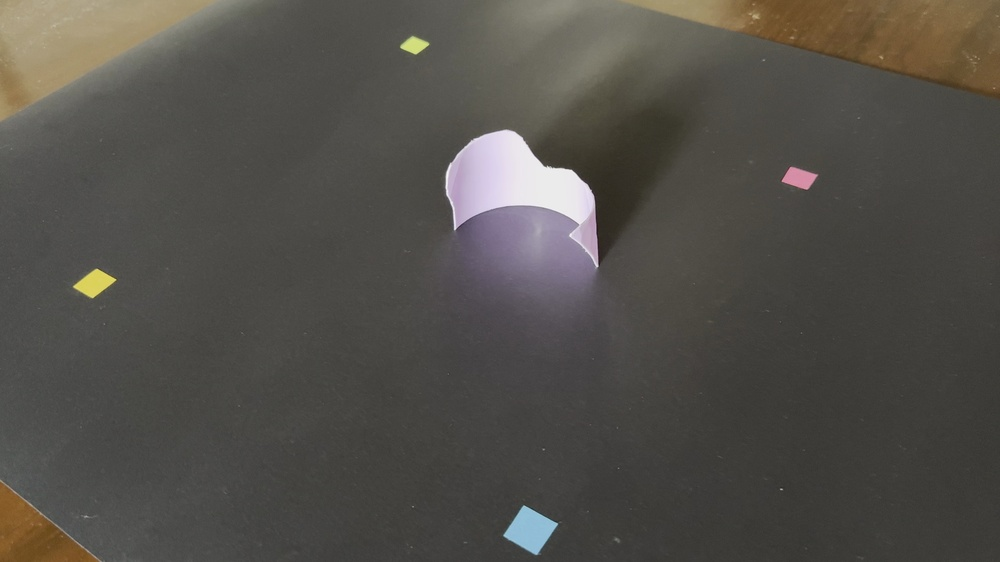
#> input picture data/piece-1-images/images/frame_00000.JPG, 1000 x 562 px, shrunk from 3840 x 2160 before the run; its folder holds only this picture in this run
$ python harris.py
#> lines starting #> are read from the running program, lines starting #| are printed output that depends on the picture; after the words box and inside, x2 and y2 are one past the last pixel; in counts of white or black regions, pixels touching at a corner belong together
import cv2
import numpy as np
import os
from PIL import Image, ImageDraw

# PARAMS
gaussian_blur_kernel_size = (5, 5)
gaussian_blur_sigma_x = 0

canny_threshold1 = 100
canny_threshold2 = 200

harris_block_size = 2
harris_ksize = 3
harris_k = 0.04
harris_filter_threshold = 0.01

# PATH
piece1_path = "./data/piece-1-images/images/"
piece2_path = "./data/piece-2-images/images/"
output = "./output/"

def read_images(img_path):
    '''
    Get all image paths within a folder.
    '''
    imgs = []
    valid_imgs = [".jpg",".gif",".png"]

    for f in os.listdir(img_path):
        ext = os.path.splitext(f)[1]
        if ext.lower() not in valid_imgs:
            continue
        imgs.append(os.path.join(img_path, f))
        imgs.sort()

    return imgs

def preprocess_img(img_path):
    img = cv2.imread(img_path)
    img_gray = cv2.cvtColor(img, cv2.COLOR_BGR2GRAY)
    img_blur = cv2.GaussianBlur(img_gray, gaussian_blur_kernel_size, gaussian_blur_sigma_x)

    return img_blur

def canny_edge_detection(img_blur):
    edges = cv2.Canny(image=img_blur, threshold1=canny_threshold1, threshold2=canny_threshold2)

    return edges

def harris_corner_detection(edges):
    dst = cv2.cornerHarris(edges, harris_block_size, harris_ksize, harris_k)
    dst = cv2.dilate(dst, None)
    ret, dst = cv2.threshold(dst, harris_filter_threshold*dst.max(), 255, 0)
    dst = np.uint8(dst)

    # find centroids
    ret, labels, stats, centroids = cv2.connectedComponentsWithStats(dst)

    # define the criteria to stop and refine the corners
    criteria = (cv2.TERM_CRITERIA_EPS + cv2.TERM_CRITERIA_MAX_ITER, 100, 0.001)
    corners = cv2.cornerSubPix(edges,np.float32(centroids),(5,5),(-1,-1),criteria)

    return corners

def annotate_harris_corners(img_path, corners):
    '''
    Annotate the harris corners found on the respective images.
    '''
    # create the harris-imgs folder if hasn't existed
    output_folder = f"{output}/harris-imgs"
    if not os.path.exists(output_folder):
        os.makedirs(output_folder)

    # extract the image from img_path
    img = Image.open(img_path)

    # iterate through each corner, annotate on the extracted image
    harris_pixels = [(round(corner[0]), round(corner[1])) for corner in corners]

    draw = ImageDraw.Draw(img)
    for harris_pixel in harris_pixels:
        draw.point(harris_pixel, fill='blue')

    # create the output filepath
    img_name = os.path.basename(img_path)
    output_filepath = f"{output_folder}/{img_name}"

    # write the annotated image to the output filepath
    img.save(output_filepath)

def find_harris_corners(piece1_path, piece2_path):
    '''
    Find harris corners for all pieces' images.
    '''
    imgs_1 = read_images(piece1_path)
    imgs_2 = read_images(piece2_path)

    res = ""
    for piece_imgs in [imgs_1, imgs_2]:
        for img_path in piece_imgs:
            img_blur = preprocess_img(img_path)
            edges = canny_edge_detection(img_blur)
            corners = harris_corner_detection(edges)

            # extract image name from path
            img_name = os.path.basename(img_path)
            res += f"{img_name} "
            for corner in corners:
                res += f"{corner[0]} {corner[1]}"
                res += " "

            res += "\n"

            annotate_harris_corners(img_path, corners)

        filename = "piece-1-harris" if piece_imgs == imgs_1 else "piece-2-harris"
        with open(f"{output}{filename}.txt", "w") as f:
            f.write(res)

def main():
    find_harris_corners(piece1_path, piece2_path)
#> in preprocess_img, img is the input picture: shape (562, 1000, 3); mean B, G, R 74.1, 79.7, 82.5
#> in preprocess_img, `img_gray = cv2.cvtColor(img, cv2.COLOR_BGR2GRAY)`:
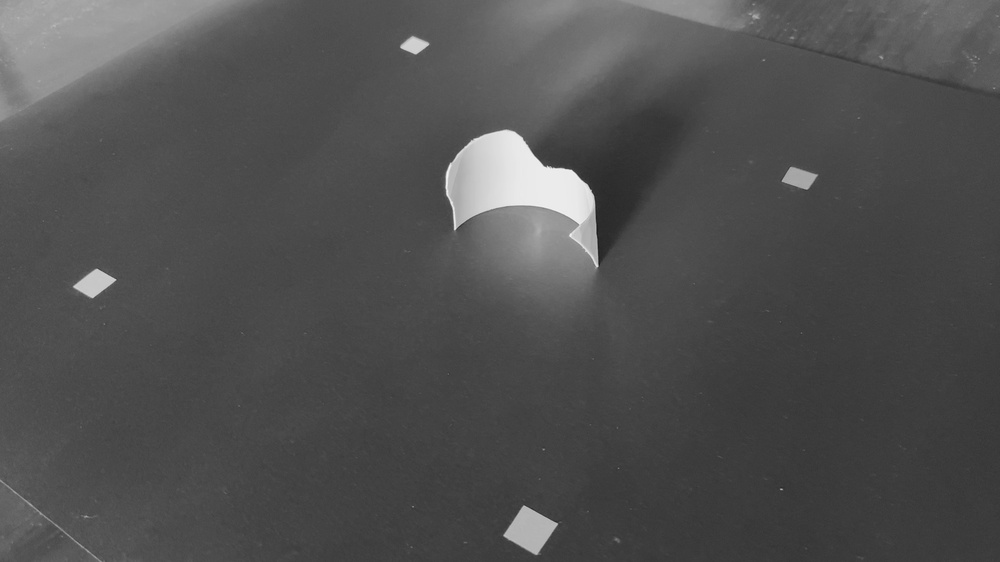
#> img_gray: shape (562, 1000); min 25, max 245, mean 80
#> in canny_edge_detection, `edges = cv2.Canny(image=img_blur, threshold1=canny_threshold1, thresho..`:
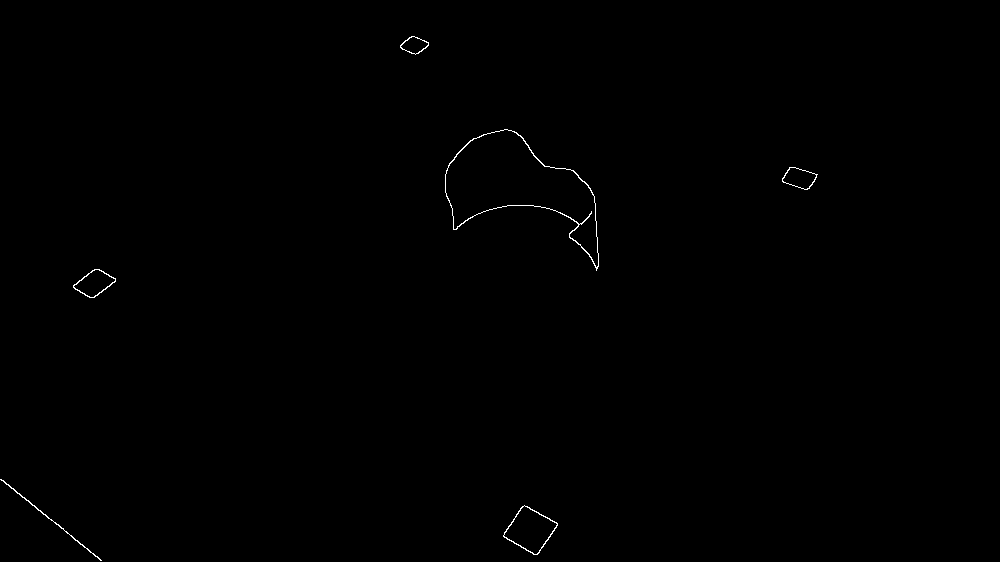
#> edges: shape (562, 1000); 0.24% white in thin lines or dots, all inside (x1, y1, x2, y2) = (0, 36, 818, 561)
#> in harris_corner_detection, `ret, dst = cv2.threshold(dst, harris_filter_threshold*dst.max(), 255, 0)`:
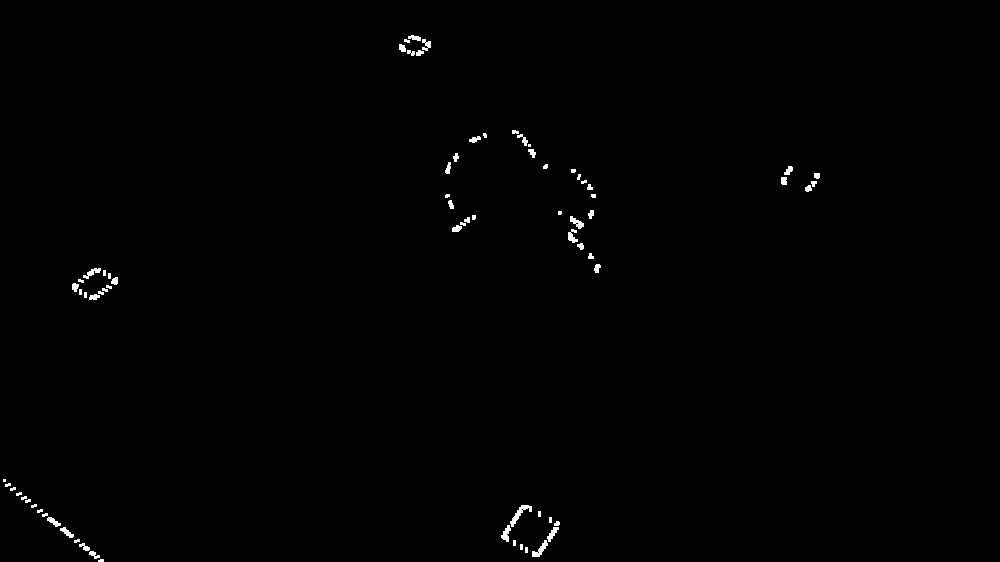
#> dst: shape (562, 1000) float32; 0.48% white; 75 white regions (35 under 20 px), largest, box (x1, y1, x2, y2) and area: (510, 505, 532, 527) 151, (532, 540, 548, 557) 111, (501, 525, 511, 542) 91
#> in harris_corner_detection, `ret, dst = cv2.threshold(dst, harris_filter_threshold*dst.max(), 255, 0)`: ret = 0.0016
#> in harris_corner_detection, `ret, labels, stats, centroids = cv2.connectedComponentsWithStats(dst)`: labels: shape (562, 1000) int32; 76 distinct labels, from 0 to 75
#> in harris_corner_detection, `ret, labels, stats, centroids = cv2.connectedComponentsWithStats(dst)`: ret = 76; stats = 76 rows, first 6: [0, 0, 1000, 562, 559313], [408, 35, 13, 6, 52], [404, 39, 6, 4, 18], [422, 39, 9, 12, 66], [399, 44, 7, 8, 45], [407, 50, 8, 6, 32]; centroids = 76 pairs, first value 4 to 816.5, second value 37.48 to 560.1
#> in harris_corner_detection, `corners = cv2.cornerSubPix(edges,np.float32(centroids),(5,5),(-1,-1),c..`: corners = 76 pairs, first value 1.09 to 816.7, second value 35.34 to 560.9
#> the loop in find_harris_corners, `for corner in corners:` made 76 passes
#> corner on passes 1 to 12: [500, 280.3], [412.6, 35.34], [406.5, 40.5], [428.9, 43.4], [399.4, 46.37], [415.3, 54.36], [415.3, 54.36], [510.3, 129.7], [487.8, 132.8], [523.1, 139], [474.9, 137.6], [528.2, 146.4]
#> in annotate_harris_corners, `harris_pixels = [(round(corner[0]), round(corner[1])) for corner in co..`: harris_pixels = 76 pairs, first value 1 to 817, second value 35 to 561
#> the loop in annotate_harris_corners, `for harris_pixel in harris_pixels:` made 76 passes
#> harris_pixel on passes 1 to 12: (500, 280), (413, 35), (406, 40), (429, 43), (399, 46), (415, 54), (415, 54), (510, 130), (488, 133), (523, 139), (475, 138), (528, 146)

if __name__ == "__main__":
    main()
